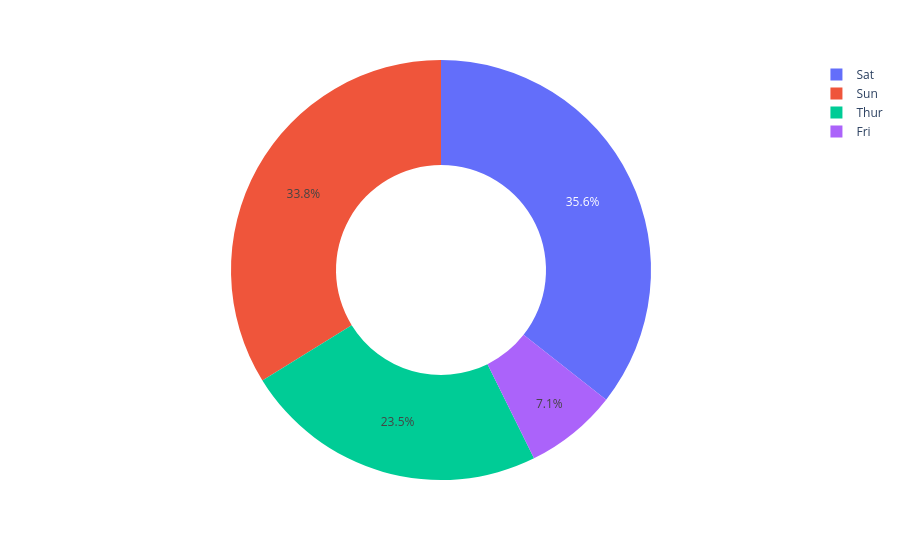

The code cell stored with this chart in its notebook:
### Code cell
figure = px.pie(data,
                values="tip",
                names="day", hole=0.5)
figure.show()

### Figure 1 — Plotly figure (JSON) as saved in the notebook; plotly's stock layout.template omitted (floating-point values rounded to 4 significant figures; data arrays with more than 128 entries replaced by an {"elided": "..."} marker saying what was removed)
{"data": [{"domain": {"x": [0, 1], "y": [0, 1]}, "hole": 0.5, "hovertemplate": "day=%{label}<br>tip=%{value}<extra></extra>", "labels": {"elided": "244 str values"}, "legendgroup": "", "name": "", "showlegend": true, "type": "pie", "values": {"elided": "244 float values"}}], "layout": {"legend": {"tracegroupgap": 0}, "margin": {"t": 60}}}
